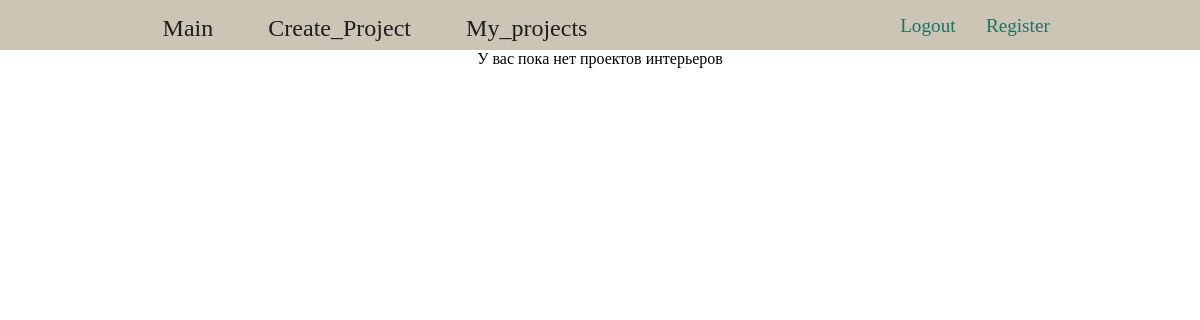
Before: /portal/myprojects/ (signed in) with the older database file.
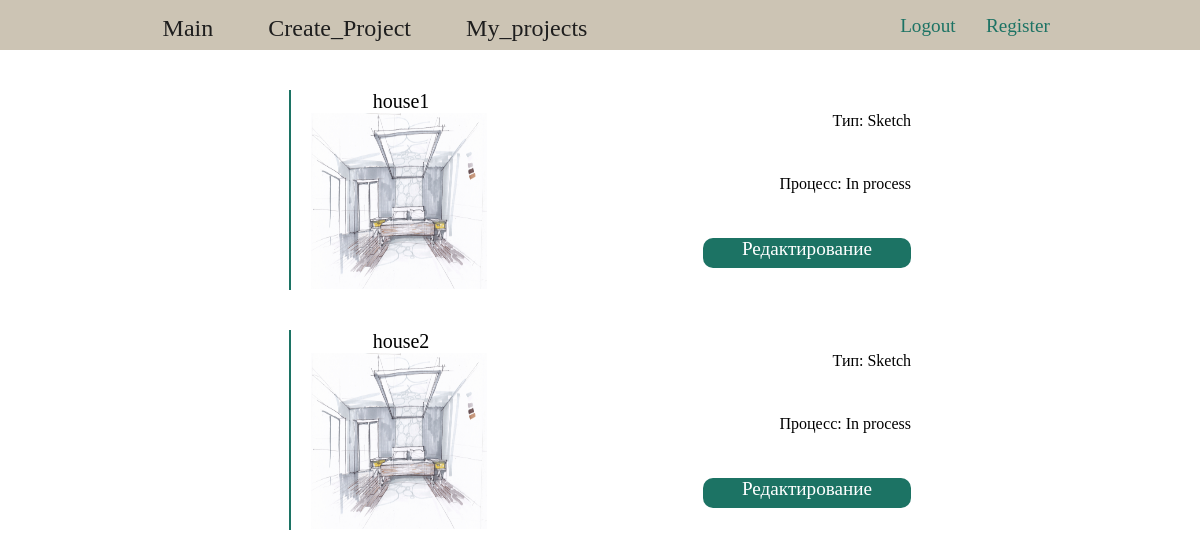
After: the same page with the newer database file.
### portal/models.py (models this page shows, shortened)
class Project(models.Model):
    id = models.AutoField(primary_key=True, unique=True, verbose_name='id')
    name = models.CharField(max_length=100, verbose_name='Project name')
    description = models.TextField(max_length=400, verbose_name='Description')
    img = models.ImageField(upload_to='img/', verbose_name='picture')
    apply_date = models.DateTimeField(default=datetime.now(), editable=False)
    author = models.ForeignKey('User', on_delete=models.SET_NULL, verbose_name='Project owner', null=True, blank=True, to_field='id')
    PROCESS_STATUS = (('i', 'In process'),
                      ('d', 'done'),
                      ('n', 'new'))
    TYPE_STATUS = (('f', '2D design'),
                   ('v', '3D design'),
                   ('s', 'Sketch'))
    process_status = models.CharField(
        max_length=1,
        choices=PROCESS_STATUS,
        blank=True,
        default='i',
        help_text='Status of project')
    type_status = models.CharField(
        max_length=1,
        choices=TYPE_STATUS,
        blank=True,
        default='f')

### portal/views.py (the view)
class my_projects(LoginRequiredMixin, generic.ListView):
    model = Project
    template_name = 'user_project_managment/my_projects.html'
    context_object_name = 'Projects'
    paginate_by = 10
    def get_queryset(self):
        return Project.objects.filter(author=self.request.user.id)

### portal/templates/user_project_managment/my_projects.html (shortened to what this page needs)
{% extends "base_gineric.html" %}
{% block content %}
<div id="my_projects_div">
    {% if Projects %}
        {% for project in Projects %}
            <div class="project_post">
                <div class="picture_div_post">
                    <p class="project_name">{{project.name}}</p>
                    <img src="{{ project.img.url }}" alt="..." width="176" height="176">
                </div>
                <div class="description_div_post">
                    <p>Тип: {{project.get_type_status_display}}</p>
                    <p>Процесс: {{project.get_process_status_display}}</p>
                    <a class="show_detail" href="{% url 'detail_project' project.id %}">Редактирование</a>
                </div>
            </div>
        {% endfor %}
    {% else %}
        <p>У вас пока нет проектов интерьеров</p>
    {% endif %}
</div>
{% endblock %}

### portal/templates/base_gineric.html (shortened to what this page needs)
<!DOCTYPE html>
<html lang="ru">
<head>
    {% load static %}
    <link rel="stylesheet" href="{% static 'css/style.css' %}">
</head>
<body>
  <header>
      <div>
          <a href="{% url 'main' %}">Main</a>
          {% if user.is_authenticated %}
            <a href="{% url 'create_project'%}">Create_Project</a>
            <a href="{% url 'my_projects'%}">My_projects</a>
          {% endif %}
      </div>
      <div>
          {% if user.is_authenticated %}
            <a href="{% url 'logout'%}">Logout</a>
          {% else %}
            <a href="{% url 'login'%}?next={{request.path}}">Login</a>
          {% endif %}
          <a href="{% url 'register' %}">Register</a>
      </div>
  </header>
  <main>
    {% block content %}{% endblock %}
  </main>
</body>
</html>

### portal/static/css/style.css (style rules this page uses)
* { margin: 0px; padding: 0px; }
header { width: 100wf; height: 50px; background-color: #ccc4b4; display: flex; justify-content: space-around; }
header > div:nth-child(1) { margin-top: 15px; height: 40px; width: 40%; display: flex; justify-content: space-around; }
header > div:nth-child(2) { margin-top: 15px; height: 40px; width: 15%; display: flex; justify-content: space-around; }
header > div:nth-child(1) > a { font-family: "Un"; color: rgb(30,30,30); font-size: 1.5em; text-decoration: none; }
header > div:nth-child(2) > a { color: #1c7364; text-decoration: none; font-size: 1.2em; }
#my_projects_div { width: 100%; display: flex; flex-direction: column; align-items: center; }
.project_post { padding-left: 20px; display: flex; justify-content: space-between; margin-top: 40px; width: 600px; height: 200px; border-left: 2px solid #1c7364; }
.picture_div_post { height: 200px; width: 180px; }
.project_name { text-align: center; font-size: 20px; }
.description_div_post { display: flex; flex-direction: column; align-items: flex-end; justify-content: space-around; height: 200px; width: 400px; }
.show_detail, #back_to_projects, #update_btn, #delete_btn { padding: 0 4px 0 4px; text-align: center; text-decoration: none; width:200px; height: 30px; border-radius: 10px; border: none; background: #1c7364; font-size: 1.2em; color: white; }

Changed rows visible on the page:
added Project: name "house1", img (picture), type_status "Sketch", process_status "In process"
added Project: name "house2", img (picture), type_status "Sketch", process_status "In process"
Other visible differences:
text no longer shown: "У вас пока нет проектов интерьеров"
